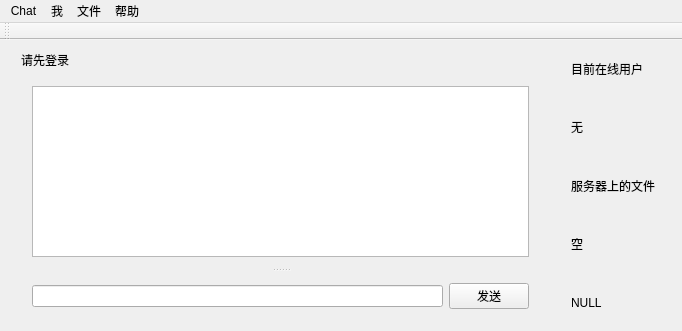
<?xml version="1.0" encoding="UTF-8"?>
<ui version="4.0">
 <class>MainWindow</class>
 <widget class="QMainWindow" name="MainWindow">
  <property name="geometry">
   <rect>
    <x>0</x>
    <y>0</y>
    <width>682</width>
    <height>331</height>
   </rect>
  </property>
  <property name="windowTitle">
   <string>MainWindow</string>
  </property>
  <widget class="QWidget" name="centralWidget">
   <widget class="QWidget" name="layoutWidget">
    <property name="geometry">
     <rect>
      <x>560</x>
      <y>0</y>
      <width>121</width>
      <height>291</height>
     </rect>
    </property>
    <layout class="QVBoxLayout" name="verticalLayout_3" stretch="1,2,1,2,1">
     <item>
      <widget class="QLabel" name="label_3">
       <property name="text">
        <string>目前在线用户</string>
       </property>
      </widget>
     </item>
     <item>
      <widget class="QLabel" name="label_4">
       <property name="text">
        <string>无</string>
       </property>
      </widget>
     </item>
     <item>
      <widget class="QLabel" name="label_5">
       <property name="text">
        <string>服务器上的文件</string>
       </property>
      </widget>
     </item>
     <item>
      <widget class="QLabel" name="label_6">
       <property name="text">
        <string>空</string>
       </property>
      </widget>
     </item>
     <item>
      <widget class="QLabel" name="label">
       <property name="text">
        <string>NULL</string>
       </property>
      </widget>
     </item>
    </layout>
   </widget>
   <widget class="QWidget" name="layoutWidget">
    <property name="geometry">
     <rect>
      <x>10</x>
      <y>0</y>
      <width>541</width>
      <height>291</height>
     </rect>
    </property>
    <layout class="QVBoxLayout" name="verticalLayout_2">
     <item>
      <widget class="QLabel" name="label_7">
       <property name="text">
        <string>请先登录</string>
       </property>
      </widget>
     </item>
     <item>
      <widget class="QSplitter" name="splitter">
       <property name="orientation">
        <enum>Qt::Vertical</enum>
       </property>
       <widget class="QWidget" name="layoutWidget">
        <layout class="QVBoxLayout" name="verticalLayout" stretch="0">
         <item>
          <widget class="QTextEdit" name="textEdit">
           <property name="enabled">
            <bool>true</bool>
           </property>
           <property name="styleSheet">
            <string notr="true">font: 10pt &quot;黑体&quot;;</string>
           </property>
          </widget>
         </item>
        </layout>
       </widget>
       <widget class="QWidget" name="layoutWidget">
        <layout class="QHBoxLayout" name="horizontalLayout">
         <item>
          <widget class="QLineEdit" name="lineEdit"/>
         </item>
         <item>
          <widget class="QPushButton" name="pushButton">
           <property name="text">
            <string>发送</string>
           </property>
          </widget>
         </item>
        </layout>
       </widget>
      </widget>
     </item>
    </layout>
   </widget>
  </widget>
  <widget class="QMenuBar" name="menuBar">
   <property name="geometry">
    <rect>
     <x>0</x>
     <y>0</y>
     <width>682</width>
     <height>23</height>
    </rect>
   </property>
   <widget class="QMenu" name="menuChat">
    <property name="title">
     <string>Chat</string>
    </property>
    <widget class="QMenu" name="menuAbout">
     <property name="title">
      <string>关于</string>
     </property>
     <addaction name="actionViolet956_Copyright_All_Rights_Reserved"/>
    </widget>
    <addaction name="actionUpdate"/>
    <addaction name="menuAbout"/>
    <addaction name="actionconnecting"/>
    <addaction name="actionExit"/>
   </widget>
   <widget class="QMenu" name="menuMy">
    <property name="title">
     <string>我</string>
    </property>
    <addaction name="actionSign_in"/>
    <addaction name="actionSign_out"/>
    <addaction name="actionsetting"/>
   </widget>
   <widget class="QMenu" name="menuFiles">
    <property name="title">
     <string>文件</string>
    </property>
    <widget class="QMenu" name="menuChat_Record">
     <property name="title">
      <string>聊天记录</string>
     </property>
     <addaction name="actionDownload"/>
    </widget>
    <widget class="QMenu" name="menuUpload">
     <property name="title">
      <string>上传</string>
     </property>
     <addaction name="actionTo_Server"/>
     <addaction name="actionTo_User"/>
    </widget>
    <addaction name="menuChat_Record"/>
    <addaction name="menuUpload"/>
   </widget>
   <widget class="QMenu" name="menuHelp">
    <property name="title">
     <string>帮助</string>
    </property>
    <widget class="QMenu" name="menu">
     <property name="title">
      <string>版本信息</string>
     </property>
     <addaction name="actionV0_0_1"/>
    </widget>
    <addaction name="menu"/>
    <addaction name="actionhave_bug"/>
    <addaction name="actionProject_address"/>
   </widget>
   <addaction name="menuChat"/>
   <addaction name="menuMy"/>
   <addaction name="menuFiles"/>
   <addaction name="menuHelp"/>
  </widget>
  <widget class="QToolBar" name="mainToolBar">
   <attribute name="toolBarArea">
    <enum>TopToolBarArea</enum>
   </attribute>
   <attribute name="toolBarBreak">
    <bool>false</bool>
   </attribute>
  </widget>
  <action name="actionUpdate">
   <property name="text">
    <string>更新列表</string>
   </property>
   <property name="toolTip">
    <string>更新列表</string>
   </property>
  </action>
  <action name="actionSign_in">
   <property name="text">
    <string>登录</string>
   </property>
   <property name="shortcut">
    <string>Ctrl+I</string>
   </property>
  </action>
  <action name="actionSign_out">
   <property name="text">
    <string>登出</string>
   </property>
   <property name="shortcut">
    <string>Ctrl+O</string>
   </property>
  </action>
  <action name="actionViolet956_Copyright_All_Rights_Reserved">
   <property name="text">
    <string>Violet956设计开发</string>
   </property>
  </action>
  <action name="actionExit">
   <property name="checkable">
    <bool>false</bool>
   </property>
   <property name="checked">
    <bool>false</bool>
   </property>
   <property name="text">
    <string>退出</string>
   </property>
   <property name="shortcut">
    <string>Ctrl+E</string>
   </property>
  </action>
  <action name="actionDownload">
   <property name="text">
    <string>下载</string>
   </property>
  </action>
  <action name="actionTo_Server">
   <property name="text">
    <string>到服务器</string>
   </property>
   <property name="shortcut">
    <string>Alt+S</string>
   </property>
  </action>
  <action name="actionTo_User">
   <property name="text">
    <string>到用户</string>
   </property>
   <property name="shortcut">
    <string>Alt+U</string>
   </property>
  </action>
  <action name="actionV0_0_1">
   <property name="text">
    <string>V0.0.1</string>
   </property>
  </action>
  <action name="actionProject_address">
   <property name="text">
    <string>项目地址</string>
   </property>
  </action>
  <action name="actionhave_bug">
   <property name="text">
    <string>报告Bug</string>
   </property>
  </action>
  <action name="actionsetting">
   <property name="text">
    <string>设置</string>
   </property>
   <property name="toolTip">
    <string>设置</string>
   </property>
   <property name="shortcut">
    <string>Alt+S</string>
   </property>
  </action>
  <action name="actiondelet">
   <property name="text">
    <string>清除缓存</string>
   </property>
   <property name="shortcut">
    <string>Alt+D</string>
   </property>
  </action>
  <action name="actionconnecting">
   <property name="text">
    <string>重新连接</string>
   </property>
   <property name="shortcut">
    <string>Alt+R</string>
   </property>
  </action>
 </widget>
 <layoutdefault spacing="6" margin="11"/>
 <resources/>
 <connections/>
</ui>
